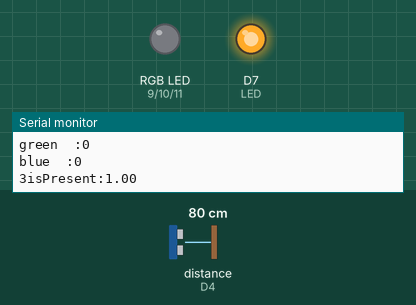
Recording of a sketch running on a simulated ESP8266 (NodeMCU). On the bench: an RGB LED mixed from three pins (HIGH = lit), output pins drawn as LEDs (lit = HIGH), the last lines printed to the serial monitor. Dashed ring = blinking. Inputs (shaded band) come from the test bench; at power-on: distance to the obstacle (sensor on D4) 80 cm. The echo pulse lasts 58.3 µs per cm; pins used as bus, display or sensor lines are not drawn.

Above: at 0.78 s.
At 1.21 s:
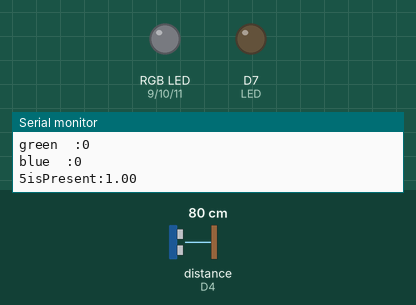
1.4 s: distance to the obstacle (sensor on D4) set to 250 cm
At 1.98 s:
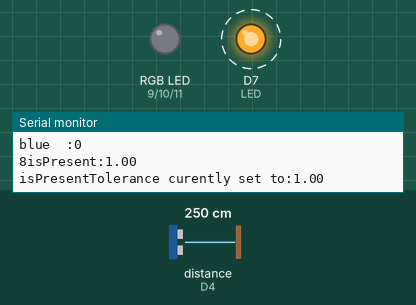
4.4 s: distance to the obstacle (sensor on D4) set to 2 cm
7.4 s: distance to the obstacle (sensor on D4) set to 299 cm
10.4 s: distance to the obstacle (sensor on D4) set to 4 cm
Timing chart, 0 to 14.4 s (numbered marks = the images above; inputs shaded):
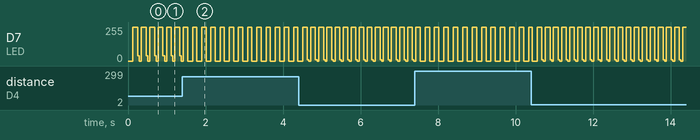

The sketch:

sensorwarna.ino
```cpp
int s0=D1; //Pin S0 ke Pin D3 Arduino
int s1=D2; //Pin S1 ke Pin D3 Arduino
int s2=D2; //Pin S2 ke Pin D3 Arduino
int s3=D3; //Pin S3 ke Pin D3 Arduino
int out=D4; //Pin OUT ke Pin D3 Arduino

// LED Pin sebagai indikator Warna Object terdeteksi
const int LED=13;

void TCS3200setup(){
pinMode(LED,OUTPUT);
pinMode(s2,OUTPUT);
pinMode(s3,OUTPUT);
pinMode(s0,OUTPUT);
pinMode(s1,OUTPUT);

return;
}

void setup(){
//Set Color Sensor
TCS3200setup();

//Setting OUT COlor LED
//RGB LED Common Cathode (Diffused RGB LED)
pinMode (9, OUTPUT);  //Red Led
pinMode (10, OUTPUT); //Green Led
pinMode (11, OUTPUT); //Blue Led

//Memulai koneksi Serial dengan Serial Monitor Arduino IDE
Serial.begin(115200);

delay(100); //delay set to loop
}

void loop(){

//Looping Color Detection
Serial.print(detectColor(out));
//Delay Color Scanner
delay(100);
}

unsigned int detectColor(int taosOutPin){
  //Tolerance adalah nilai minimal sebuah OUT sensor yang di anggap sebagai 'WARNA TERDETEKSI'
  //Fungsinya untuk menghindari Noise hasil baca sensor dan Iddle Time Sensor (saat tidak ada object)
  //Nilai Tolerance 1-10
double isPresentTolerance=1;
double isPresent =colorRead(taosOutPin,0,0)/colorRead(taosOutPin,0,1);

Serial.print("isPresent:");
Serial.println(isPresent,2);

Serial.print("isPresentTolerance curently set to:");
Serial.println(isPresentTolerance,2);

if(isPresent<isPresentTolerance){

Serial.println("nothing is in front of sensor");

return 0;
}

double red,blue,green;
double white = colorRead(taosOutPin,0,1);
unsigned int maxColor = white;
unsigned  int red2, blue2, green2;

//Red Color Detection mode
red = white/colorRead(taosOutPin,1,1);
red2=red*255/maxColor;

//Green Color Detection mode
green = white/colorRead(taosOutPin,3,1);
green2=green*255/maxColor;

//Blue Color Detection mode
blue = white/colorRead(taosOutPin,2,1);
blue2=blue*255/maxColor;


Serial.print("red  :");
Serial.println(red2);
//Generate RED Color to RGB LED
if(red2>20){analogWrite (9, red2);}
else {analogWrite (9, 0);}

Serial.print("green  :");
Serial.println(green2);
//Generate GREEN Color to RGB LED
if(green2>20){analogWrite (10, green2);}
else {analogWrite (10, 0);}

Serial.print("blue  :");
Serial.println(blue2);
//Generate BLUE Color to RGB LED
if(blue2>20){analogWrite (11, blue2);}
else {analogWrite (11, 0);}

}

unsigned int colorRead(unsigned int taosOutPin,unsigned int color, boolean LEDstate){
pinMode(taosOutPin, INPUT);

taosMode(1);

int sensorDelay=1;

if(color==0){
digitalWrite(s3, LOW);
digitalWrite(s2, HIGH);

}else if(color==1){
digitalWrite(s3, LOW);
digitalWrite(s2, LOW);

}else if(color==2){
digitalWrite(s3, HIGH);
digitalWrite(s2, LOW);

}if(color==3){
digitalWrite(s3, HIGH);
digitalWrite(s2, HIGH);
}

unsigned int  readPulse;
if(LEDstate==0){
digitalWrite(LED, LOW);
}

if(LEDstate==1){
digitalWrite(LED, HIGH);
}

delay(sensorDelay);
readPulse=pulseIn(taosOutPin, LOW, 25000)/2;
if( readPulse<.1){
readPulse = 25000;
}

taosMode(0);

return  readPulse;

}

void taosMode(int mode){
if(mode==0){
digitalWrite(LED,LOW);
digitalWrite(s0,LOW);
digitalWrite(s1,LOW);
}
else if(mode==1){
digitalWrite(s0,HIGH);
digitalWrite(s1,HIGH);
}
else if(mode==2){
digitalWrite(s0,HIGH);
digitalWrite(s1,LOW);
}
else if(mode==3){
digitalWrite(s0,LOW);
digitalWrite(s1,HIGH);
}

return;
}
```

Measured:
- by itself, D7 (LED): repeats every 0.21 s: 255/255 0.12 s, 11/255 0.04 s, 0/255 0.05 s
